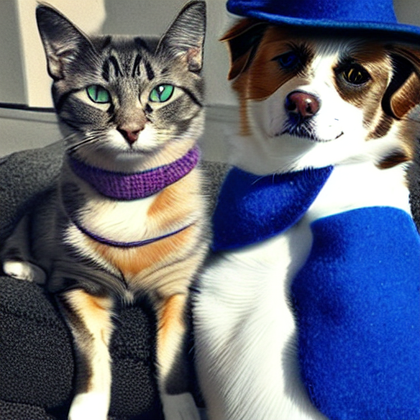
#> input picture docs/exps/catandn11.png, 420 x 420 px, shrunk from 512 x 512 before the run, found by its file name
$ python figures.py
#> lines starting #> are read from the running program, lines starting #| are printed output that depends on the picture
import matplotlib.pyplot as plt
import matplotlib.image as mpimg

"""
Figure 1: Naive Baseline
"""
# [4 lines of commented-out code are left out]
photo1 = mpimg.imread('docs/exps/catandn11.png')
#> photo1 is the input picture: shape (420, 420, 3) float32; mean R, G, B 0.399, 0.415, 0.48
photo2 = mpimg.imread('docs/exps/catandn12.png')
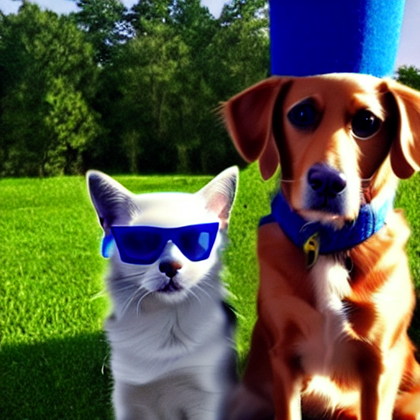
#> input picture docs/exps/catandn12.png, 420 x 420 px, shrunk from 512 x 512 before the run, found by its file name
#> photo2 is the input picture: shape (420, 420, 3) float32; mean R, G, B 0.346, 0.361, 0.267
photo3 = mpimg.imread('docs/exps/catandn13.png')
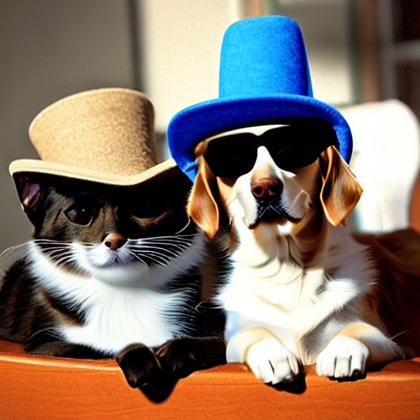
#> input picture docs/exps/catandn13.png, 420 x 420 px, shrunk from 512 x 512 before the run, found by its file name
#> photo3 is the input picture: shape (420, 420, 3) float32; mean R, G, B 0.528, 0.458, 0.411
photo4 = mpimg.imread('docs/exps/catandn14.png')
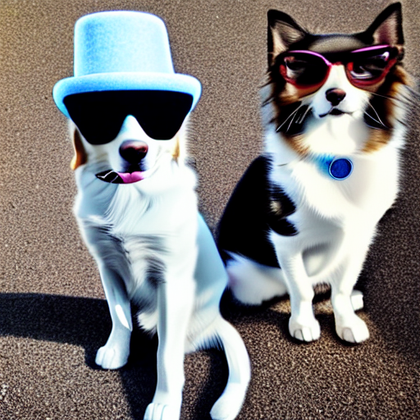
#> input picture docs/exps/catandn14.png, 420 x 420 px, shrunk from 512 x 512 before the run, found by its file name
#> photo4 is the input picture: shape (420, 420, 3) float32; mean R, G, B 0.501, 0.489, 0.483

# paths2_5 = ['docs/exps/n1andcat1.png', 'docs/exps/n1andcat2.png', 'docs/exps/n1andcat3.png', 'docs/exps/n1andcat4.png']


fig, axs = plt.subplots(1, 4, figsize=(12, 4))

# plot side by side
axs[0].imshow(photo1)
axs[0].axis('off')

axs[1].imshow(photo2)
axs[1].axis('off')

axs[2].imshow(photo3)
axs[2].axis('off')

axs[3].imshow(photo4)
axs[3].axis('off')

plt.tight_layout()
plt.savefig('docs/exps/catandn1.png', dpi=300, bbox_inches='tight')  # Save as PNG
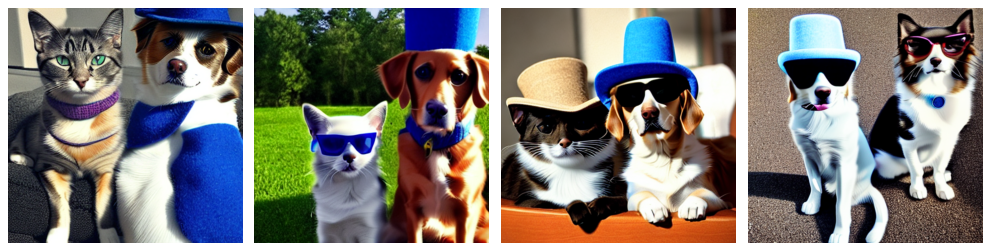
#> figure drawn by matplotlib, 4 panels
plt.show()  # Display the figure

"""
Figure 2: Diffusion
"""

def generate_image_grid(image_paths, save_path, grid_size=(2, 2)):

    num_images = len(image_paths)
    num_rows, num_cols = grid_size

    # assert num_images != num_rows * num_cols

    fig, axs = plt.subplots(num_rows, num_cols, figsize=(6*num_cols, 6*num_rows))

    for i, ax in enumerate(axs.flat):
        image_path = image_paths[i]
        image = plt.imread(image_path)
        ax.imshow(image)
        ax.axis('off')

    plt.tight_layout()
    plt.savefig(save_path, dpi=300, bbox_inches='tight')


paths2_1 = ['docs/dbhat/1.jpg', 'docs/dbhat/2.jpg', 'docs/dbhat/3.jpg', 'docs/dbhat/4.jpg']
paths2_2 = ['docs/dbhatsun/1.png', 'docs/dbhatsun/2.png', 'docs/dbhatsun/3.png', 'docs/dbhatsun/4.png']
paths2_3 = ['docs/dbhatsuncat/1.png', 'docs/dbhatsuncat/2.png', 'docs/dbhatsuncat/3.png', 'docs/dbhatsuncat/4.png']
paths2_4 = ['docs/spagbike/1.png', 'docs/spagbike/2.png', 'docs/spagbike/3.png', 'docs/spagbike/4.png']
paths2_5 = ['docs/final/md6.png', 'docs/final/md7.png', 'docs/final/md9.png', 'docs/final/md8.png']
# [5 lines of commented-out code are left out]
